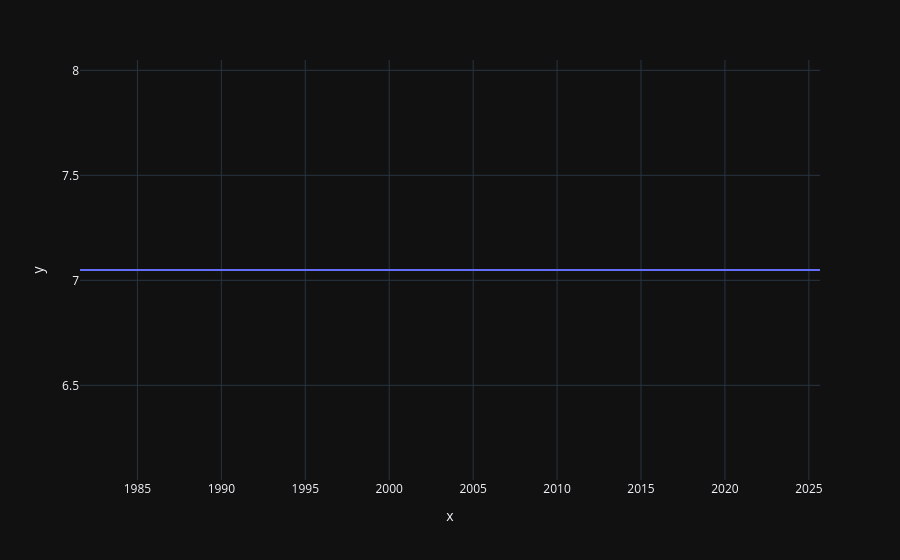

This figure's notebook cell:
### Code cell
arima = ARIMA(spatial_means).fit()
y_pred = arima.predict(start=0, end=(len(spatial_means)-1))
px.line(x=months, y=y_pred)

### Figure 1 — Plotly figure (JSON) as saved in the notebook; plotly's stock layout.template omitted (floating-point values rounded to 4 significant figures; data arrays with more than 128 entries replaced by an {"elided": "..."} marker saying what was removed)
{"data": [{"hovertemplate": "x=%{x}<br>y=%{y}<extra></extra>", "legendgroup": "", "line": {"color": "#636efa", "dash": "solid"}, "marker": {"symbol": "circle"}, "mode": "lines", "name": "", "orientation": "v", "showlegend": false, "type": "scatter", "x": {"elided": "134 str values"}, "xaxis": "x", "y": {"elided": "134 float values"}, "yaxis": "y"}], "layout": {"legend": {"tracegroupgap": 0}, "margin": {"t": 60}, "xaxis": {"anchor": "y", "domain": [0, 1], "title": {"text": "x"}}, "yaxis": {"anchor": "x", "domain": [0, 1], "title": {"text": "y"}}}}
